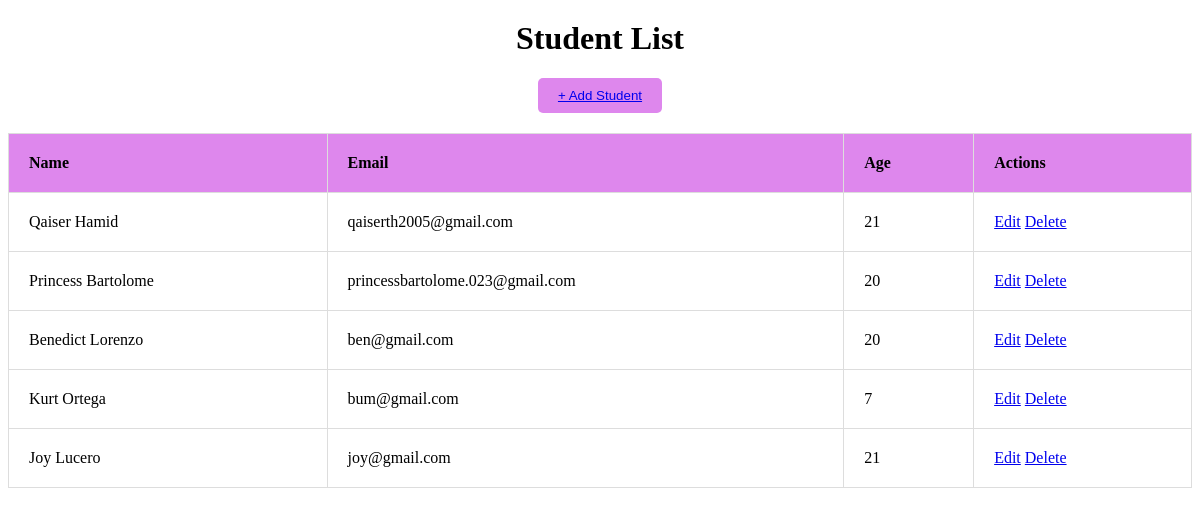
The page /student_list/ on the database its author committed.
### students/models.py (models this page shows, shortened)
class StudentDetails(models.Model):
    name = models.CharField(max_length=100)
    email = models.EmailField()
    age = models.IntegerField()

### students/views.py (the view)
# urls.py: path('student_list/', views.student_list, name='student_list'),
def student_list(request):
    students = StudentDetails.objects.all()
    return render(request, 'student_list.html', {'students': students})

### students/templates/student_list.html (shortened to what this page needs)
<h1>Student List</h1>
<button>
    <a href="{% url 'add_student' %}">+ Add Student</a>
</button>
<table>
    <thead>
        <tr>
            <th>Name</th>
            <th>Email</th>
            <th>Age</th>
            <th>Actions</th>
        </tr>
    </thead>
    <tbody>
        {% for student in students %}
        <tr>
            <td>{{ student.name }}</td>
            <td>{{ student.email }}</td>
            <td>{{ student.age }}</td>
            <td>
                <a href="{% url 'edit_student' student.id %}">Edit</a>
                <a href="{% url 'delete_student' student.id %}">Delete</a>
            </td>
        </tr>
        {% endfor %}
    </tbody>
</table>

### students/templates/student_list.html (style rules this page uses)
button { display: block; margin: 20px auto; padding: 10px 20px; background-color: #de87ed; color: white; border: none; border-radius: 5px; cursor: pointer; }
h1 { text-align: center; margin-top: 20px; }
table { border: 1px solid #de87ed; border-collapse: collapse; width: 100%; margin-top: 20px; margin-bottom: 20px; margin-left: auto; margin-right: auto; padding: 40px; }
th, td { border: 1px solid #ddd; padding: 20px; text-align: left; }
th { background-color: #de87ed; }

### rows shown on the page
StudentDetails: name "Qaiser Hamid", email "qaiserth2005@gmail.com", age "21"
StudentDetails: name "Princess Bartolome", email "princessbartolome.023@gmail.com", age "20"
StudentDetails: name "Benedict Lorenzo", email "ben@gmail.com", age "20"
StudentDetails: name "Kurt Ortega", email "bum@gmail.com", age "7"
StudentDetails: name "Joy Lucero", email "joy@gmail.com", age "21"
